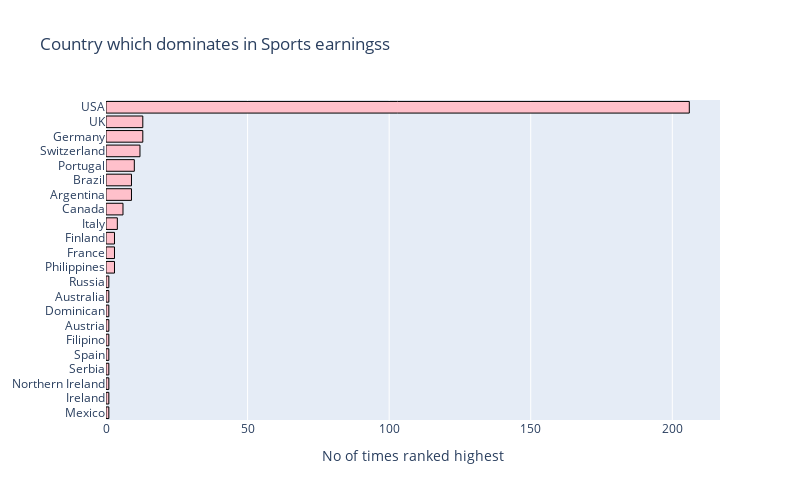

Notebook code for this chart:
### Markdown cell above
## Country which dominates in Sports earnings

### Code cell
max_sport = df['Nationality'].value_counts().to_frame()


trace = go.Bar(
                    y = max_sport.index,
                    x = max_sport['Nationality'] ,
                    orientation='h',
                    marker = dict(color='pink',
                                 line=dict(color='black',width=1)),
                    )
data = [trace]
layout = go.Layout(barmode = "group",title='Country which dominates in Sports earningss',width=800, height=500, 
                       xaxis= dict(title='No of times ranked highest'),
                       yaxis=dict(autorange="reversed"),
                       showlegend=False)
fig = go.Figure(data = data, layout = layout)
iplot(fig)

### Figure 1 — Plotly figure (JSON) as saved in the notebook; plotly's stock layout.template omitted (floating-point values rounded to 4 significant figures)
{"data": [{"marker": {"color": "pink", "line": {"color": "black", "width": 1}}, "orientation": "h", "x": [206, 13, 13, 12, 10, 9, 9, 6, 4, 3, 3, 3, 1, 1, 1, 1, 1, 1, 1, 1, 1, 1], "y": ["USA", "UK", "Germany", "Switzerland", "Portugal", "Brazil", "Argentina", "Canada", "Italy", "Finland", "France", "Philippines", "Russia", "Australia", "Dominican", "Austria", "Filipino", "Spain", "Serbia", "Northern Ireland", "Ireland", "Mexico"], "type": "bar"}], "layout": {"barmode": "group", "height": 500, "showlegend": false, "title": {"text": "Country which dominates in Sports earningss"}, "width": 800, "xaxis": {"title": {"text": "No of times ranked highest"}}, "yaxis": {"autorange": "reversed"}}}
